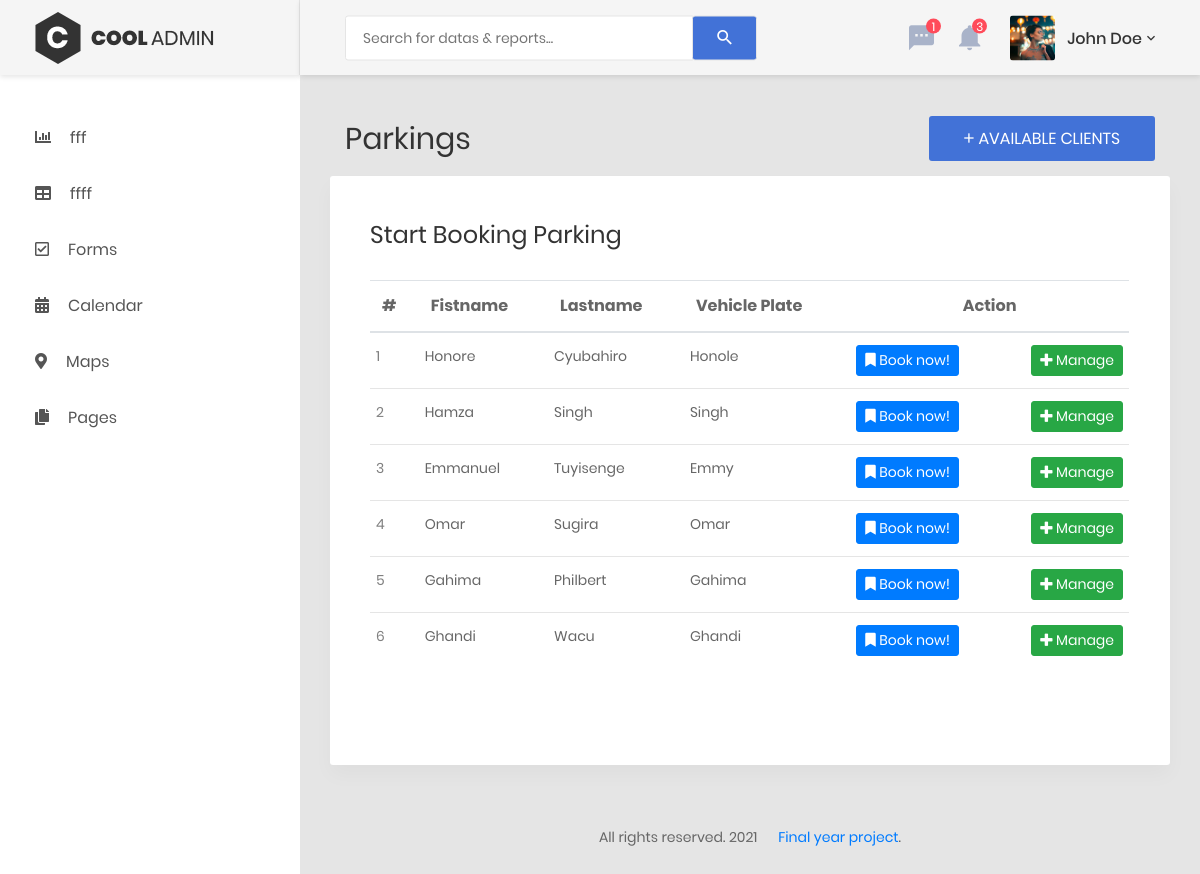
/index.php/parking, run on the app's committed database.
### tables this page shows
CREATE TABLE `client` (
  `client_id` int(10) NOT NULL,
  `firstname` varchar(100) NOT NULL,
  `lastname` varchar(100) NOT NULL,
  `username` varchar(100) NOT NULL,
  `phone_no` varchar(20) NOT NULL,
  `email` varchar(150) NOT NULL,
  `password` varchar(100) NOT NULL,
  `address` varchar(200) NOT NULL,
  `company` varchar(150) NOT NULL DEFAULT 'None',
  `status` int(5) NOT NULL DEFAULT 1,
  `date_created` datetime NOT NULL DEFAULT current_timestamp()
);

### application/controllers/Parking.php (called while the page is built, shortened)
<?php
class Parking extends CI_Controller {
	public function __construct() {
		$this->load->library(['form_validation','session']);
		$this->load->model('ClientModel');
		$this->load->model('ParkingModel');
		$this->load->model('SlotModel');
	}
	public function index() {
		$result['bookingData']= $this->ClientModel->fetchClientsFromLast();
		$this->load->view('templates/header');
		$this->load->view('templates/menus', @$result);
		$this->load->view('admin/booking', @$result);
		$this->load->view('templates/footer');
		$this->load->view('templates/downow');
	}
}
?>

### index.php (called while the page is built, shortened)
<?php
require_once BASEPATH.'core/CodeIgniter.php';

### application/models/ClientModel.php (called while the page is built, shortened)
<?php
class ClientModel extends CI_Model{
	public function fetchClientsFromLast(){
		$query=$this->db->query("SELECT * FROM client ORDER BY client_id DESC ");
		return $query->result();
	}
}
?>

### application/views/admin/booking.php (the view, shortened to what this page needs)
<div class="main-content">
    <div class="section__content section__content--p30">
        <div class="container-fluid">
            <div class="row">
                <div class="col-md-12">
                    <div class="overview-wrap">
                        <h3 class="title-1">Parkings</h3>
                        <a href="<?php echo base_url('index.php/clients') ?>" class="au-btn au-btn-icon au-btn--blue">
                            <i class="zmdi zmdi-plus"></i>Available Clients
                        </a>
                    </div>
                </div>
            </div>
            <div class="row m-t-15">
                <div class="top-campaign col-md-12">
                    <h3 class="title-3 m-b-30">Start booking parking</h3>
                    <div class="table-responsive">
                      <table class="table table-top-campaign">
                        <thead>
                            <tr>
                                <th>#</th>
                                <th>Fistname</th>
                                <th>Lastname</th>
                                <th>Vehicle Plate</th>
                                <th colspan="2" class="text-center">Action</th>
                            </tr>
                        </thead>
                        <tbody>
                        <?php
                        $i=1;
                        if(!empty($bookingData)) {
                            foreach($bookingData as $row) { ?>
                            <tr>
                                <td><?php echo $i; ?></td>
                                <td><?php echo $row->firstname; ?></td>
                                <td><?php echo $row->lastname; ?></td>
                                <td><?php echo $row->username; ?></td>
                                <td>
                                    <a href="<?php echo base_url('parking/arrange/'.$row->client_id); ?>" class="btn btn-primary btn-sm">
                                        <i class="fa fa-bookmark"></i> Book now!
                                    </a>
                                </td>
                                <td>
                                    <div class="table-data-feature">
                                        <div class="table-data-feature">
                                            <a href="<?php echo base_url('client/assign/'.$row->client_id); ?>" class="btn btn-success btn-sm">
                                                <i class="fa fa-plus"></i> Manage
                                            </a>
                                        </div>
                                    </div>
                                </td>
                                <?php
                                $i++;
                            }
                        } else {
                            echo '<td colspan="9"><p class="text-center">No record found!</p></td>';
                        } ?>
                        </tbody>
                    </table>
                </div>
            </div>
        </div>

### application/views/templates/header.php (shortened to what this page needs)
<!DOCTYPE html>
<html lang="en">
<head>
    <link href="<?php echo base_url('assets/css/font-face.css') ?>" rel="stylesheet" media="all">
    <link href="<?php echo base_url('assets/vendor/font-awesome-4.7/css/font-awesome.min.css') ?> rel="stylesheet" media="all">
    <link href="<?php echo base_url('assets/vendor/font-awesome-5/css/fontawesome-all.min.css') ?>" rel="stylesheet" media="all">
    <link href="<?php echo base_url('assets/vendor/mdi-font/css/material-design-iconic-font.min.css') ?>" rel="stylesheet" media="all">
    <link href="<?php echo base_url('assets/vendor/bootstrap-4.1/bootstrap.min.css') ?>" rel="stylesheet" media="all">
    <link href="<?php echo base_url('assets/vendor/animsition/animsition.min.css'); ?>" rel="stylesheet" media="all">
    <link href="<?php echo base_url('assets/vendor/bootstrap-progressbar/bootstrap-progressbar-3.3.4.min.css') ?>" rel="stylesheet" media="all">
    <link href="<?php echo base_url('assets/vendor/wow/animate.css') ?>" rel="stylesheet" media="all">
    <link href="<?php echo base_url('assets/vendor/css-hamburgers/hamburgers.min.css') ?>" rel="stylesheet" media="all">
    <link href="<?php echo base_url('assets/vendor/slick/slick.css') ?>" rel="stylesheet" media="all">
    <link href="<?php echo base_url('assets/vendor/select2/select2.min.css') ?>" rel="stylesheet" media="all">
    <link href="<?php echo base_url('assets/vendor/perfect-scrollbar/perfect-scrollbar.css') ?>" rel="stylesheet" media="all">
    <link href="<?php echo base_url('assets/css/theme.css') ?>" rel="stylesheet" media="all">
</head>

### application/views/templates/menus.php (shortened to what this page needs)
<body class="animsition">
    <div class="page-wrapper">
        <aside class="menu-sidebar d-none d-lg-block">
            <div class="logo">
                <a href="#">
                    <img src="<?php echo base_url('assets/images/icon/logo.png');?>" alt="Smart parking" />
                </a>
            </div>
            <div class="menu-sidebar__content js-scrollbar1">
                <nav class="navbar-sidebar">
                    <ul class="list-unstyled navbar__list">
                        <li>
                            <a href="chart.html">
                                <i class="fas fa-chart-bar"></i>fff</a>
                        </li>
                        <li>
                            <a href="table.html">
                                <i class="fas fa-table"></i>ffff</a>
                        </li>
                        <li>
                            <a href="form.html">
                                <i class="far fa-check-square"></i>Forms</a>
                        </li>
                        <li>
                            <a href="calendar.html">
                                <i class="fas fa-calendar-alt"></i>Calendar</a>
                        </li>
                        <li>
                            <a href="map.html">
                                <i class="fas fa-map-marker-alt"></i>Maps</a>
                        </li>
                        <li class="has-sub">
                            <a class="js-arrow" href="#">
                                <i class="fas fa-copy"></i>Pages</a>
                        </li>
                    </ul>
                </nav>
            </div>
        </aside>
        <div class="page-container">
            <header class="header-desktop">
                <div class="section__content section__content--p30">
                    <div class="container-fluid">
                        <div class="header-wrap">
                            <form class="form-header" action="" method="POST">
                                <input class="au-input au-input--xl" type="text" name="search" placeholder="Search for datas &amp; reports..." />
                                <button class="au-btn--submit" type="submit">
                                    <i class="zmdi zmdi-search"></i>
                                </button>
                            </form>
                            <div class="header-button">
                                <div class="noti-wrap">
                                    <div class="noti__item js-item-menu">
                                        <i class="zmdi zmdi-comment-more"></i>
                                        <span class="quantity">1</span>
                                    </div>
                                    <div class="noti__item js-item-menu">
                                        <i class="zmdi zmdi-notifications"></i>
                                        <span class="quantity">3</span>
                                    </div>
                                </div>
                                <div class="account-wrap">
                                    <div class="account-item clearfix js-item-menu">
                                        <div class="image">
                                            <img src="<?php echo base_url('assets/images/icon/avatar-02.jpg');?>" alt="John Doe" />
                                        </div>
                                        <div class="content">
                                            <a class="js-acc-btn" href="#">john doe</a>
                                        </div>
                                    </div>
                                </div>
                            </div>
                        </div>
                    </div>
                </div>
            </header>

### application/views/templates/footer.php (shortened to what this page needs)
            <div class="row">
                <div class="col-md-12">
                    <div class="copyright">
                        <p>All rights reserved. 2021 &nbsp;&nbsp;&nbsp;&nbsp;&nbsp;<a href="#">Final year project</a>.</p>
                    </div>
                </div>
            </div>
        </div>
    </div>
</div>
<?php include('modals.php'); ?>

### application/views/templates/modals.php (shortened to what this page needs)
    </div>
</div>

### application/views/templates/downow.php (shortened to what this page needs)
</body>
</html>

### data on the page
client: firstname "Honore", lastname "Cyubahiro", username "Honole"
client: firstname "Hamza", lastname "Singh", username "Singh"
client: firstname "Emmanuel", lastname "Tuyisenge", username "Emmy"
client: firstname "Omar", lastname "Sugira", username "Omar"
client: firstname "Gahima", lastname "Philbert", username "Gahima"
client: firstname "Ghandi", lastname "Wacu", username "Ghandi"
